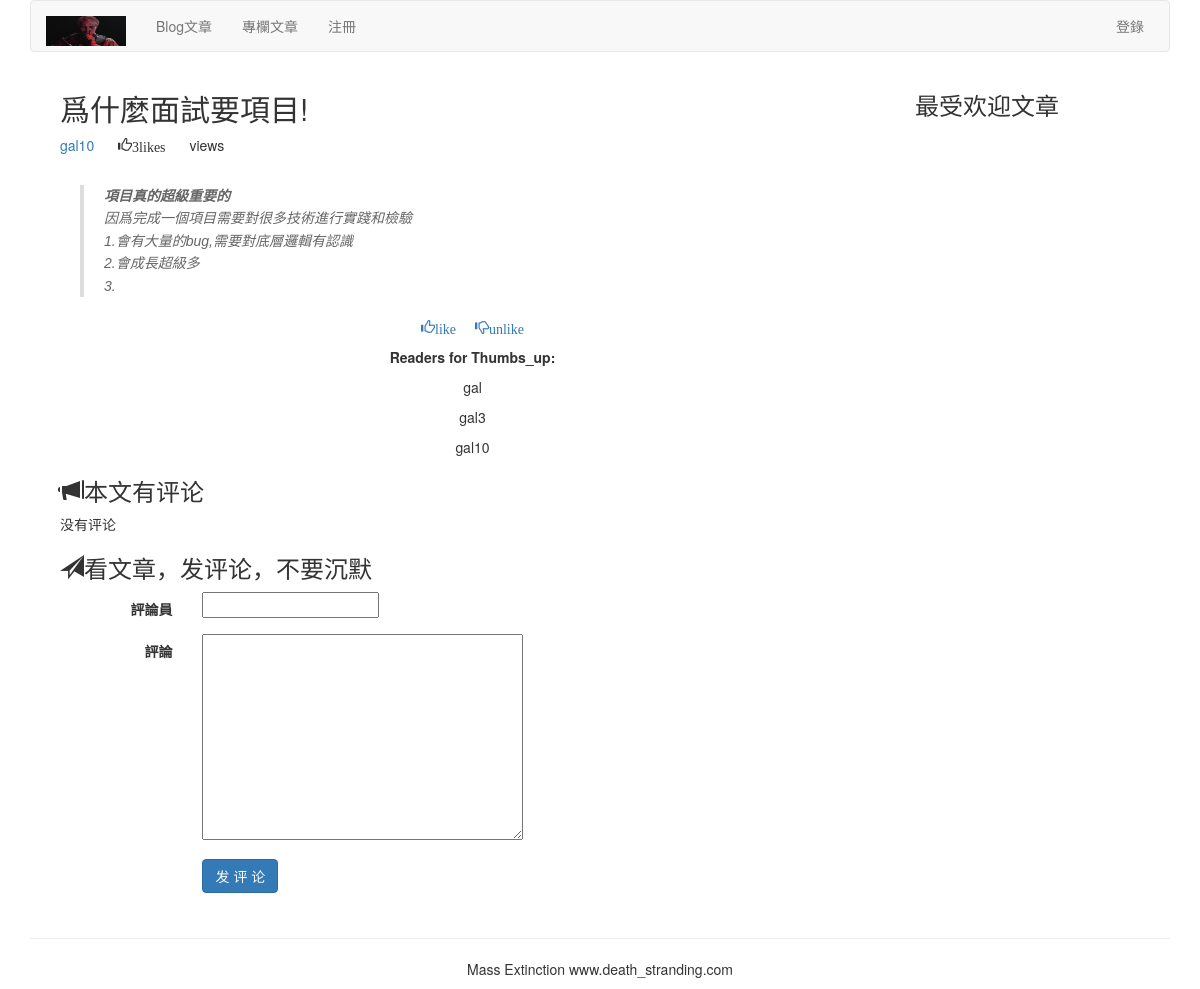
/article/article-content/70/Wei-Shi-Mo-Mian-Shi-Yao-Xiang-Mu/, run on an earlier commit of the app's database.
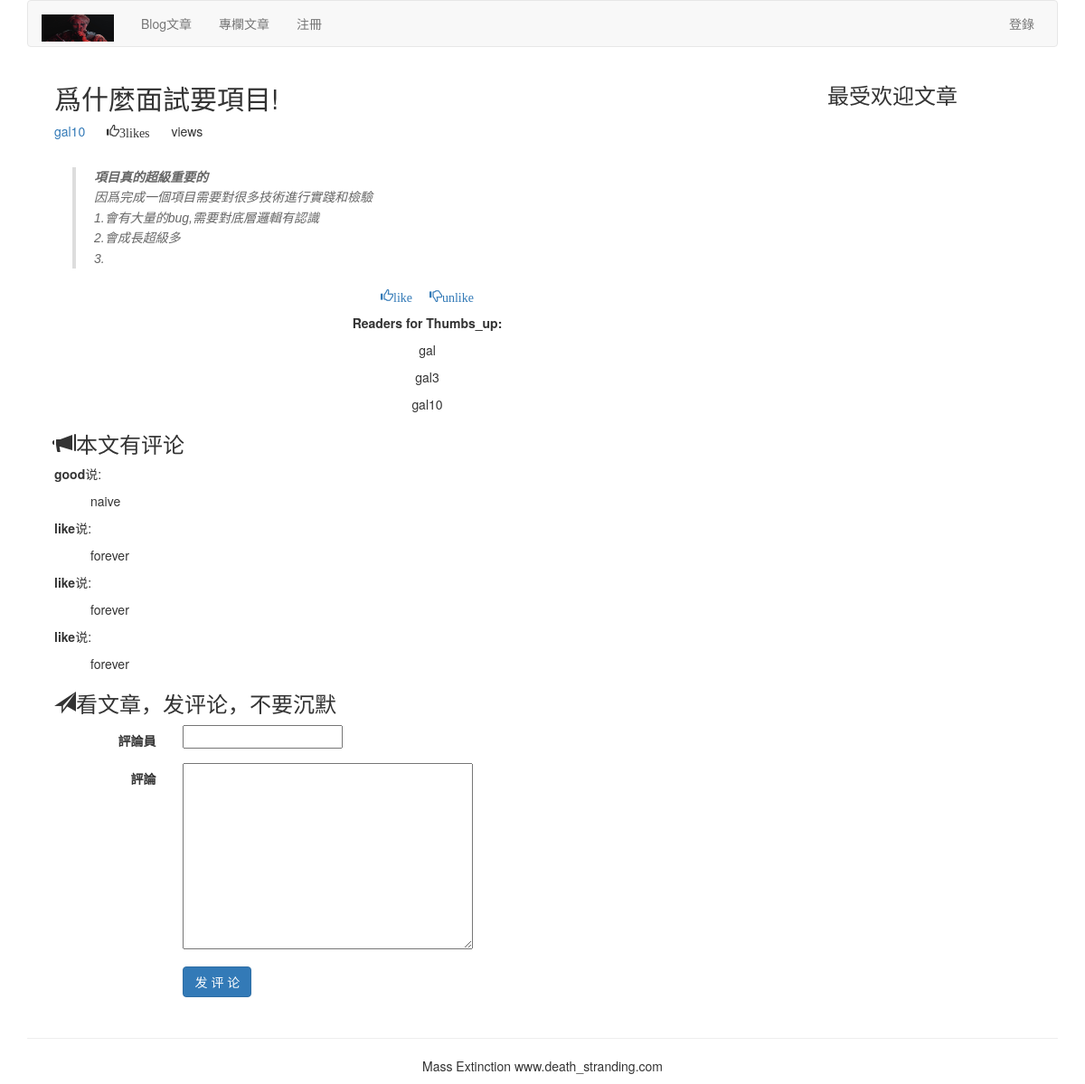
And on a later commit of the database.
### article/models.py (models this page shows, shortened)
class ArticlePost(models.Model):
    author = models.ForeignKey(User, on_delete=models.CASCADE, related_name="article")
    title = models.CharField(max_length=200)
    slug = models.SlugField(max_length=500)
    column = models.ForeignKey(ArticleColumn, on_delete=models.CASCADE,related_name="article_column")
    body = models.TextField()
    created = models.DateTimeField(default=timezone.now)
    updated = models.DateTimeField(auto_now=True)
    users_like = models.ManyToManyField(User, related_name="articles_like", blank=True)
    class Meta:
        ordering = ("-updated",)
        index_together = (('id', 'slug'),)

class Comment(models.Model):
    article = models.ForeignKey(ArticlePost, on_delete=models.CASCADE, related_name="comments")
    commentator = models.CharField(max_length=90)
    body = models.TextField()
    created = models.DateTimeField(auto_now_add=True)
    class Meta:
        ordering = ('-created',)

### article/list_views.py (the view)
# urls.py: path('article-content/<int:id>/<slug:slug>/',list_views.article_detail,name='article_content'),
def article_detail(request,id,slug):
    article = get_object_or_404(ArticlePost,id=id,slug=slug)
    total_views = r.incr('article:{}:views'.format(article.id))
    r.zincrby('article_ranking',1,article.id)
    article_ranking = r.zrange('article_ranking',0,-1,desc=True)[:10]
    article_ranking_ids = [int(id) for id in article_ranking]
    most_viewed = list(ArticlePost.objects.filter(id__in=article_ranking_ids))
    most_viewed.sort(key=lambda x: article_ranking_ids.index(x.id))
    if request.method == "POST":
        comment_form = CommentForm(data=request.POST)
        if comment_form.is_valid():
            new_comment = comment_form.save(commit=False)
            new_comment.article = article
            new_comment.save()
    else:
        comment_form = CommentForm()
    return render (request,'article/list/article_content.html',{'article':article,'total_views':total_views,'most_viewed':most_viewed,'comment_form':comment_form})

### article/forms.py
class CommentForm(forms.ModelForm):
    class Meta:
        model = Comment
        fields = ("commentator", "body",)

### templates/article/list/article_content.html (shortened to what this page needs)
{% extends "base.html" %}
{% load static %}
{% load static %}
{% block content %}
{% with total_likes=article.users_like.count users_like=article.users_like.all %}
<div class="container">
<div class="col-md-9">
    <header>
        <h2>{{ article.title }}</h2>
        <p>
        <a href="{% url 'article:author_articles' article.author.username %}">{{ article.author.username }}</a>
        <span style='margin-left:20px' class="glyphicon glyphicon-thumbs-up">{{ total_likes }}like{{ total_likes | pluralize }}</span>
        <span style='margin-left:20px'>{{ total_views }}view{{ total_views | pluralize }}</span>
        </p>
    </header>
    <link rel="stylesheet" href="{% static 'editor/css/editormd.preview.css' %}" />
    <div id='editormd-view'>
    </div>
    <div>
        <p class="text-center">
            <a onclick="like_article({{article.id}}, 'like')" href="#">
                <span class="glyphicon glyphicon-thumbs-up">like</span>
            </a>
            <a onclick="like_article({{article.id}}, 'unlike')" href="#">
                <span style="margin-left: 15px;" class="glyphicon glyphicon-thumbs-down">unlike</span>
            </a>
        </p>
    </div>
    <div>
        <p class="text-center"><strong>Readers for Thumbs_up:</strong></p>
        {% for user in article.users_like.all %}
                <p class="text-center">{{ user.username }}</p>
        {% empty %}
        <p class="text-center">No comment yet~</p>
        {% endfor %}
    </div>
    <div>
        <h3><span class="glyphicon glyphicon-bullhorn"></span>本文有{{ comments.count }}评论</h3>
        {% for comment in article.comments.all %}
    <div>
        <p><strong>{{ comment.commentator }}</strong>说:</p>
        <p style="margin-left:40px;">{{ comment.body }}</p>
    </div>
    {% empty %}
    <p>没有评论</p>
    {% endfor %}
        <h3><span class="glyphicon glyphicon-send"></span>看文章，发评论，不要沉默</h3>
        <form action="." method="post" class="form-horizontal" role="form">{% csrf_token %}
        <div class="form-group">
            <label for="inputEmail3" class="col-sm-2 control-label">評論員</label>
            <div class="col-sm-10">
                {{ comment_form.commentator }}
            </div>
        </div>
        <div class="form-group">
            <label for="inputEmail3" class="col-sm-2 control-label">評論</label>
            <div class="col-sm-10">
                {{ comment_form.body }}
            </div>
        </div>
        <div class="form-group">
            <div class="col-sm-offset-2 col-sm-2">
                <p><input type="submit" name="" value=" 发 评 论 " class="btn btn-primary"></p>
            </div>
        </div>
        </form>
    </div>
</div>
<div class="col-md-3">
<p class="text-center"><h3>最受欢迎文章</h3></p>
</div>
</div>
{% endwith %}
{% endblock %}

### templates/base.html (shortened to what this page needs)
{% load static %}
<!DOCTYPE html>
<html lang="zh-cn">
<head>
    <link rel="stylesheet" href="{% static 'css/bootstrap.css' %}">
    </head>
    <body>
        {% include 'header.html' %}
        <div class="container">
            {% block content %} {% endblock %}
        </div>
        {% include "footer.html" %}
    </body>
</html>

### templates/header.html (shortened to what this page needs)
{% load static %}
<div class="container">
    <nav class="navbar navbar-default" role="navigation">
        <div class="navbar-header">
            <a class="navbar-brand" href="https://tzfile.com">
                <img src="{% static '/images/logo.png' %}" height='30px' width="80px" alt='No Pic'>
            </a>
        </div>
        <div>
            <ul class="nav navbar-nav" role="navigation">
                <li><a href="{% url 'blog:blog_title' %}">Blog文章</a></li>
                <li><a href="{% url 'article:article_titles' %}">專欄文章</a></li>
                <li><a href="{% url 'account:user_register' %}">注冊</a></li>
            </ul>
            <ul class="nav navbar-nav navbar-right" style="margin-right:10px">
           {% if user.is_authenticated %}
           <li>
           <div class="dropdown" style="margin-top:8px">
                        <button class='btn btn-default dropdown-toggle' type='button' id='dropdownMenu' data-toggle='dropdown'>{{ user.username.upper }}
                            <span class='caret'></span>
                        </button>
                        <ul class="dropdown-menu">
                            <li><a href="{% url 'account:my_information' %}">个人信息</a></li>
                            <li><a href="{% url 'account:my_image' %}">修改頭像</a></li>
                            <li><a href="{% url 'article:article_column' %}">後臺管理</a></li>
                            <li><a href="{% url 'account:password_change' %}">修改密码</a></li>
                            <li><a href="{% url 'account:password_reset' %}">重置密碼</a></li>
                        </ul.
           <li><a href="{% url 'account:user_logout' %}">退出</a></li>
           {% else %}
            <li><a href="{% url 'account:user_login' %}">登錄</a></li>
            {% endif %}
            </ul>
        </div>
    </nav>
</div>

### templates/footer.html
<div class="container"> <hr>
    <p class="text-center">Mass Extinction  www.death_stranding.com</p>
</div>

### static/editor/css/editormd.preview.css (style rules this page uses)
.markdown-body { -ms-text-size-adjust: 100%; -webkit-text-size-adjust: 100%; color: #333; overflow: hidden; font-family: "Microsoft YaHei", Helvetica, "Meiryo UI", "Malgun Gothic", "Segoe UI", "Trebuchet MS", "Monaco", monospace, Tahoma, STXihei, "华文细黑", STHeiti, "Helvetica Neue", "Droid Sans", "wenquanyi micro hei", FreeSans, Arimo, Arial, SimSun, "宋体", Heiti, "黑体", sans-serif; font-size: 16px; line-height: 1.6; word-wrap: break-word; }
.editormd-preview-container, .editormd-html-preview { text-align: left; font-size: 14px; line-height: 1.6; padding: 20px; overflow: auto; width: 100%; background-color: #fff; }

What changed in the data, as far as the page shows it:
added Comment: commentator "good", body "naive"
added Comment: commentator "like", body "forever"
added Comment: commentator "like", body "forever"
added Comment: commentator "like", body "forever"
Also different on the page:
text no longer shown: "没有评论"
